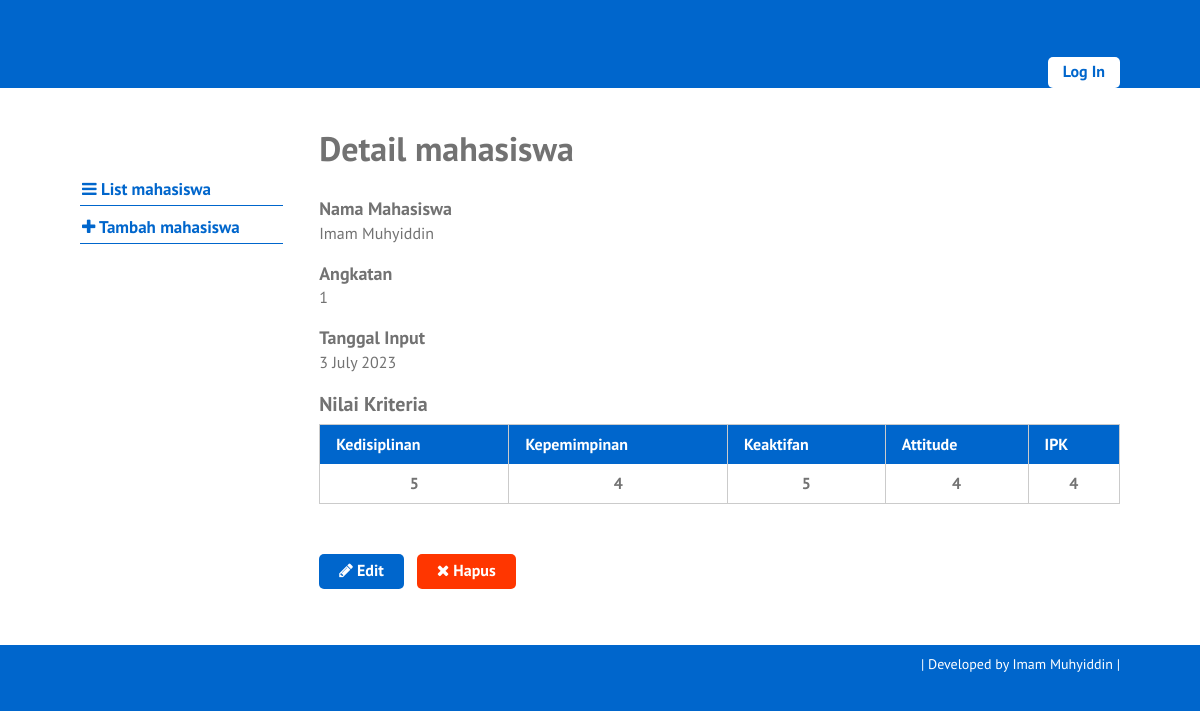
Screenshot of /single-mahasiswa.php?id=6 with the database file from the repository.
### tables this page shows
CREATE TABLE `mahasiswa` (
  `id_mahasiswa` int(10) NOT NULL,
  `nama_mahasiswa` varchar(255) NOT NULL,
  `angkatan` text NOT NULL,
  `tanggal_input` date NOT NULL
);

CREATE TABLE `nilai_mahasiswa` (
  `id_nilai_mahasiswa` int(11) NOT NULL,
  `id_mahasiswa` int(10) NOT NULL,
  `id_kriteria` int(10) NOT NULL,
  `nilai` float NOT NULL
);

CREATE TABLE `kriteria` (
  `id_kriteria` int(10) NOT NULL,
  `nama` varchar(30) NOT NULL,
  `type` enum('benefit','cost') NOT NULL,
  `bobot` float NOT NULL,
  `ada_pilihan` tinyint(1) DEFAULT NULL,
  `urutan_order` int(2) NOT NULL
);

### single-mahasiswa.php (the view, shortened to what this page needs)
<?php require_once('includes/init.php'); ?>
<?php
$ada_error = false;
$result = '';
$id_mahasiswa = (isset($_GET['id'])) ? trim($_GET['id']) : '';
if(!$id_mahasiswa) {
	$ada_error = 'Maaf, data tidak dapat diproses.';
} else {
	$query = $pdo->prepare('SELECT * FROM mahasiswa WHERE id_mahasiswa = :id_mahasiswa');
	$query->execute(array('id_mahasiswa' => $id_mahasiswa));
	$result = $query->fetch();
}
?>
<?php
$judul_page = 'Detail mahasiswa';
require_once('template-parts/header.php');
?>
	<div class="main-content-row">
	<div class="container clearfix">
		<?php include_once('template-parts/sidebar-mahasiswa.php'); ?>
		<div class="main-content the-content">
			<h1><?php echo $judul_page; ?></h1>
			<?php if($ada_error): ?>
				<?php echo '<p>'.$ada_error.'</p>'; ?>
			<?php elseif(!empty($result)): ?>
				<h4>Nama Mahasiswa</h4>
				<p><?php echo $result['nama_mahasiswa']; ?></p>
				<h4>Angkatan</h4>
				<p><?php echo nl2br($result['angkatan']); ?></p>
				<h4>Tanggal Input</h4>
				<p><?php
					$tgl = strtotime($result['tanggal_input']);
					echo date('j F Y', $tgl);
				?></p>
				<?php
				$query2 = $pdo->prepare('SELECT nilai_mahasiswa.nilai AS nilai, kriteria.nama AS nama FROM kriteria
				LEFT JOIN nilai_mahasiswa ON nilai_mahasiswa.id_kriteria = kriteria.id_kriteria
				AND nilai_mahasiswa.id_mahasiswa = :id_mahasiswa ORDER BY kriteria.urutan_order ASC');
				$query2->execute(array(
					'id_mahasiswa' => $id_mahasiswa
				));
				$query2->setFetchMode(PDO::FETCH_ASSOC);
				$kriterias = $query2->fetchAll();
				if(!empty($kriterias)):
				?>
					<h3>Nilai Kriteria</h3>
					<table class="pure-table">
						<thead>
							<tr>
								<?php foreach($kriterias as $kriteria ): ?>
									<th><?php echo $kriteria['nama']; ?></th>
								<?php endforeach; ?>
							</tr>
						</thead>
						<tbody>
							<tr>
								<?php foreach($kriterias as $kriteria ): ?>
									<th><?php echo ($kriteria['nilai']) ? $kriteria['nilai'] : 0; ?></th>
								<?php endforeach; ?>
							</tr>
						</tbody>
					</table>
				<?php
				endif;
				?>
				<p><a href="edit-mahasiswa.php?id=<?php echo $id_mahasiswa; ?>" class="button"><span class="fa fa-pencil"></span> Edit</a> &nbsp; <a href="hapus-mahasiswa.php?id=<?php echo $id_mahasiswa; ?>" class="button button-red yaqin-hapus"><span class="fa fa-times"></span> Hapus</a></p>
			<?php endif; ?>
		</div>
	</div>
	</div>
<?php
require_once('template-parts/footer.php');

### template-parts/header.php (shortened to what this page needs)
<!DOCTYPE html>
<head>
	<link rel="stylesheet" href="stylesheets/style.css">
</head>
<body>
	<div id="page">
		<header id="header">
			<div class="container clearfix">
				<div id="header-content" class="clearfix">
					<div id="header-right">
						<?php if (isset($_SESSION['user_id'])): ?>
							<a href="logout.php" class="button">Log Out</a>
						<?php else: ?>
							<a href="login.php" class="button">Log In</a>
						<?php endif; ?>
					</div>
				</div>
			</div>
		</header>
		<div id="main">

### template-parts/sidebar-mahasiswa.php
<aside class="sidebar">
	<div class="widget">
		<ul>
			<li><a href="list-mahasiswa.php"><span class="fa fa-bars"></span> List mahasiswa</a></li>
			<li><a href="tambah-mahasiswa.php"><span class="fa fa-plus"></span> Tambah mahasiswa</a></li>
		</ul>
	</div>
</aside>

### template-parts/footer.php (shortened to what this page needs)
	</div>
	<footer id="footer">
		<div class="container">
			<p>| Developed by Imam Muhyiddin</a> | </p>
		</div>
	</footer>
	</div>
</body>
</html>

### stylesheets/style.css (style rules this page uses)
html,body,div,span,applet,object,iframe,h1,h2,h3,h4,h5,h6,p,blockquote,pre,a,abbr,acronym,address,big,cite,code,del,dfn,em,img,ins,kbd,q,s,samp,small,strike,strong,sub,sup,tt,var,b,u,i,center,dl,dt,dd,ol,ul,li,fieldset,form,label,legend,table,caption,tbody,tfoot,thead,tr,th,td,article,aside,canvas,details,embed,figure,figcaption,footer,header,hgroup,menu,nav,output,ruby,section,summary,time,mark,audio,video { margin:0;padding:0;border:0;font-size:100%;vertical-align:baseline }
article,aside,details,figcaption,figure,footer,header,hgroup,menu,nav,section { display:block }
body { line-height:1 }
ol,ul { list-style:none }
table { border-collapse:collapse;border-spacing:0 }
*,*:before,*:after { -moz-box-sizing:border-box;-webkit-box-sizing:border-box;box-sizing:border-box }
.clearfix:before,.clearfix:after { content:" ";display:table }
.clear,.clearfix:after { clear:both }
a { color:#0066cc;text-decoration:none }
.container { max-width:1100px;margin:0 auto;position:relative;padding:0 30px }
body { background:#0066cc;font-family:"PT Sans",sans-serif;color:#727272;font-size:14px;line-height:1.3;font-weight:500 }
#page { background:#fff }
#header,#main,#footer { position:relative;z-index:2 }
#header { z-index:9 }
#page { position:relative }
h1,h2,h3,h4,h5,h6 { font-weight:300 }
.pure-table { border-collapse:collapse;border-spacing:0;empty-cells:show;border:1px solid #cbcbcb;width:100% }
.pure-table td,.pure-table th { border-left:1px solid #cbcbcb;border-width:0 0 0 1px;font-size:inherit;margin:0;overflow:visible;padding:0.5em 1em }
.pure-table td:first-child,.pure-table th:first-child { border-left-width:0 }
.pure-table thead { background-color:#0066cc;color:#fff;text-align:left;vertical-align:bottom }
.pure-table thead th { color:#fff }
.the-content { font-size:16px;line-height:1.42857 }
.the-content a { color:#004972 }
.the-content h1,.the-content h2,.the-content h3,.the-content h4,.the-content h5,.the-content h6 { font-weight:700 }
.the-content h1 { font-size:34px;margin:0.8em 0 0.8em;padding:0;line-height:1.2 }
.the-content h3 { font-size:20px;margin:0.8em 0 0.3em }
.the-content h4 { font-size:18px;margin:0.8em 0 0 }
.the-content blockquote,.the-content table,.the-content p,.the-content ul,.the-content ol,.the-content dd,.the-content pre,.the-content iframe,.the-content .flxmap-container,.the-content hr { margin-bottom:1em }
.the-content table { margin-bottom:50px }
.the-content>h1:first-child,.the-content>h3:first-child,.the-content>h2:first-child { margin-top:0 }
.fa { display:inline-block;font:normal normal normal 14px/1 FontAwesome;font-size:inherit;text-rendering:auto;-webkit-font-smoothing:antialiased;-moz-osx-font-smoothing:grayscale }
.fa-remove:before,.fa-close:before,.fa-times:before { content:"\f00d" }
.fa-pencil:before { content:"\f040" }
.fa-plus:before { content:"\f067" }
.fa-navicon:before,.fa-reorder:before,.fa-bars:before { content:"\f0c9" }
button,a { -webkit-transition:all .2s ease;-moz-transition:all .2s ease;-o-transition:all .2s ease;transition:all 0.2s ease }
.the-content .button,.button { background:#0066cc;color:#fff;display:inline-block;font-size:16px;font-weight:700;line-height:1.2;border:0;font-family:inherit;padding:7px 20px 9px;cursor:pointer;border-radius:5px }
.the-content .button-red,.button-red { background:#ff3600 }
#header { background:#0066cc }
#header-content { float:right;width:750px;padding:55px 0 0 }
#header-right { float:right;padding-top:2px }
#header-content .button { background:#fff;color:#0066cc;padding:5px 15px 7px }
#main { min-height:500px }
.main-content { float:right;width:77%;padding:40px 0 }
.sidebar { float:left;width:19.5%;padding:80px 0 }
.widget li { font-size:17px;font-weight:700 }
.widget li a { display:block;border-bottom:1px solid #0066cc;padding:10px 2px 5px }
#footer { background:#0066cc;color:#ffffff;padding:10px 0;text-align:right }

### rows the page displays
mahasiswa: nama_mahasiswa "Imam Muhyiddin", angkatan "1", tanggal_input "3 July 2023"
nilai_mahasiswa: id_kriteria.nama "Kedisiplinan", nilai "5"
nilai_mahasiswa: id_kriteria.nama "Kepemimpinan", nilai "4"
nilai_mahasiswa: id_kriteria.nama "Keaktifan", nilai "5"
nilai_mahasiswa: id_kriteria.nama "Attitude", nilai "4"
nilai_mahasiswa: id_kriteria.nama "IPK", nilai "4"

### other values shown
$judul_page "Detail mahasiswa"
